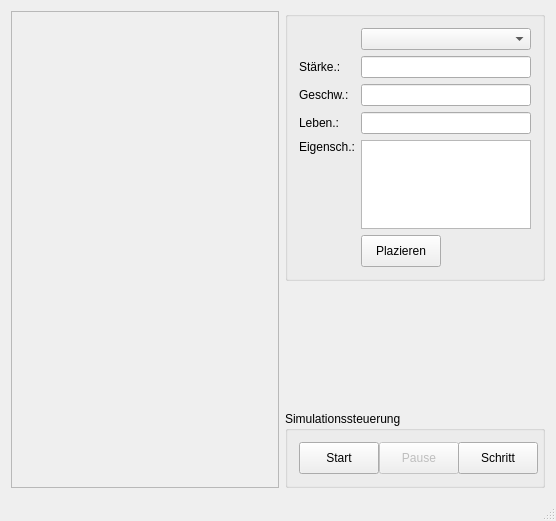
<?xml version="1.0" encoding="UTF-8"?>
<ui version="4.0">
 <class>MainWindow</class>
 <widget class="QMainWindow" name="MainWindow">
  <property name="geometry">
   <rect>
    <x>0</x>
    <y>0</y>
    <width>556</width>
    <height>521</height>
   </rect>
  </property>
  <property name="windowTitle">
   <string>MainWindow</string>
  </property>
  <property name="whatsThis">
   <string>&lt;html&gt;&lt;head/&gt;&lt;body&gt;&lt;p&gt;BioSim&lt;/p&gt;&lt;/body&gt;&lt;/html&gt;</string>
  </property>
  <property name="autoFillBackground">
   <bool>false</bool>
  </property>
  <widget class="QWidget" name="centralWidget">
   <layout class="QHBoxLayout" name="horizontalLayout_7">
    <item>
     <widget class="QScrollArea" name="scrollArea_">
      <property name="widgetResizable">
       <bool>true</bool>
      </property>
      <widget class="QWidget" name="scrollAreaWidgetContents">
       <property name="geometry">
        <rect>
         <x>0</x>
         <y>0</y>
         <width>258</width>
         <height>452</height>
        </rect>
       </property>
      </widget>
     </widget>
    </item>
    <item>
     <layout class="QVBoxLayout" name="verticalLayout_3">
      <item>
       <widget class="QGroupBox" name="groupBox_3">
        <property name="maximumSize">
         <size>
          <width>260</width>
          <height>16777215</height>
         </size>
        </property>
        <property name="title">
         <string/>
        </property>
        <layout class="QHBoxLayout" name="horizontalLayout_4">
         <item>
          <layout class="QGridLayout" name="gridLayout_3">
           <item row="5" column="0">
            <layout class="QVBoxLayout" name="verticalLayout_4">
             <item>
              <widget class="QLabel" name="attributesLabel">
               <property name="text">
                <string>Eigensch.:</string>
               </property>
              </widget>
             </item>
             <item>
              <spacer name="verticalSpacer_3">
               <property name="orientation">
                <enum>Qt::Vertical</enum>
               </property>
               <property name="sizeHint" stdset="0">
                <size>
                 <width>20</width>
                 <height>40</height>
                </size>
               </property>
              </spacer>
             </item>
            </layout>
           </item>
           <item row="4" column="0">
            <widget class="QLabel" name="lifeLabel">
             <property name="text">
              <string>Leben.:</string>
             </property>
            </widget>
           </item>
           <item row="2" column="2">
            <widget class="QLineEdit" name="velocityLineEdit">
             <property name="sizePolicy">
              <sizepolicy hsizetype="Preferred" vsizetype="Fixed">
               <horstretch>0</horstretch>
               <verstretch>0</verstretch>
              </sizepolicy>
             </property>
             <property name="readOnly">
              <bool>true</bool>
             </property>
            </widget>
           </item>
           <item row="4" column="2">
            <widget class="QLineEdit" name="lifeLineEdit">
             <property name="readOnly">
              <bool>true</bool>
             </property>
            </widget>
           </item>
           <item row="5" column="2">
            <widget class="QTextEdit" name="attributesTextEdit">
             <property name="minimumSize">
              <size>
               <width>0</width>
               <height>89</height>
              </size>
             </property>
             <property name="maximumSize">
              <size>
               <width>16777215</width>
               <height>89</height>
              </size>
             </property>
             <property name="readOnly">
              <bool>true</bool>
             </property>
            </widget>
           </item>
           <item row="2" column="0">
            <widget class="QLabel" name="velocityLabel">
             <property name="text">
              <string>Geschw.:</string>
             </property>
            </widget>
           </item>
           <item row="1" column="0">
            <widget class="QLabel" name="strengthLabel">
             <property name="text">
              <string>Stärke.:</string>
             </property>
            </widget>
           </item>
           <item row="1" column="2">
            <widget class="QLineEdit" name="strengthLineEdit">
             <property name="enabled">
              <bool>true</bool>
             </property>
             <property name="sizePolicy">
              <sizepolicy hsizetype="Preferred" vsizetype="Fixed">
               <horstretch>0</horstretch>
               <verstretch>0</verstretch>
              </sizepolicy>
             </property>
             <property name="mouseTracking">
              <bool>true</bool>
             </property>
             <property name="readOnly">
              <bool>true</bool>
             </property>
            </widget>
           </item>
           <item row="0" column="2">
            <widget class="QComboBox" name="creatureComboBox"/>
           </item>
           <item row="6" column="2">
            <widget class="QPushButton" name="placeButton">
             <property name="minimumSize">
              <size>
               <width>80</width>
               <height>32</height>
              </size>
             </property>
             <property name="maximumSize">
              <size>
               <width>80</width>
               <height>32</height>
              </size>
             </property>
             <property name="text">
              <string>Plazieren</string>
             </property>
            </widget>
           </item>
          </layout>
         </item>
        </layout>
       </widget>
      </item>
      <item>
       <spacer name="verticalSpacer_4">
        <property name="orientation">
         <enum>Qt::Vertical</enum>
        </property>
        <property name="sizeType">
         <enum>QSizePolicy::Expanding</enum>
        </property>
        <property name="sizeHint" stdset="0">
         <size>
          <width>20</width>
          <height>10</height>
         </size>
        </property>
       </spacer>
      </item>
      <item>
       <widget class="QGroupBox" name="groupBox_4">
        <property name="minimumSize">
         <size>
          <width>260</width>
          <height>0</height>
         </size>
        </property>
        <property name="maximumSize">
         <size>
          <width>260</width>
          <height>16777215</height>
         </size>
        </property>
        <property name="acceptDrops">
         <bool>false</bool>
        </property>
        <property name="title">
         <string>Simulationssteuerung</string>
        </property>
        <property name="checkable">
         <bool>false</bool>
        </property>
        <layout class="QHBoxLayout" name="horizontalLayout_5">
         <item>
          <layout class="QHBoxLayout" name="horizontalLayout_6">
           <item>
            <widget class="QPushButton" name="startButton">
             <property name="minimumSize">
              <size>
               <width>80</width>
               <height>32</height>
              </size>
             </property>
             <property name="maximumSize">
              <size>
               <width>80</width>
               <height>32</height>
              </size>
             </property>
             <property name="text">
              <string>Start</string>
             </property>
            </widget>
           </item>
           <item>
            <widget class="QPushButton" name="pauseButton">
             <property name="enabled">
              <bool>false</bool>
             </property>
             <property name="minimumSize">
              <size>
               <width>80</width>
               <height>32</height>
              </size>
             </property>
             <property name="maximumSize">
              <size>
               <width>80</width>
               <height>32</height>
              </size>
             </property>
             <property name="text">
              <string>Pause</string>
             </property>
            </widget>
           </item>
           <item>
            <widget class="QPushButton" name="stepButton">
             <property name="minimumSize">
              <size>
               <width>80</width>
               <height>32</height>
              </size>
             </property>
             <property name="maximumSize">
              <size>
               <width>80</width>
               <height>32</height>
              </size>
             </property>
             <property name="text">
              <string>Schritt</string>
             </property>
            </widget>
           </item>
          </layout>
         </item>
        </layout>
       </widget>
      </item>
     </layout>
    </item>
   </layout>
  </widget>
  <widget class="QMenuBar" name="menuBar">
   <property name="geometry">
    <rect>
     <x>0</x>
     <y>0</y>
     <width>556</width>
     <height>22</height>
    </rect>
   </property>
  </widget>
  <widget class="QStatusBar" name="statusBar"/>
 </widget>
 <layoutdefault spacing="6" margin="11"/>
 <resources/>
 <connections/>
</ui>
